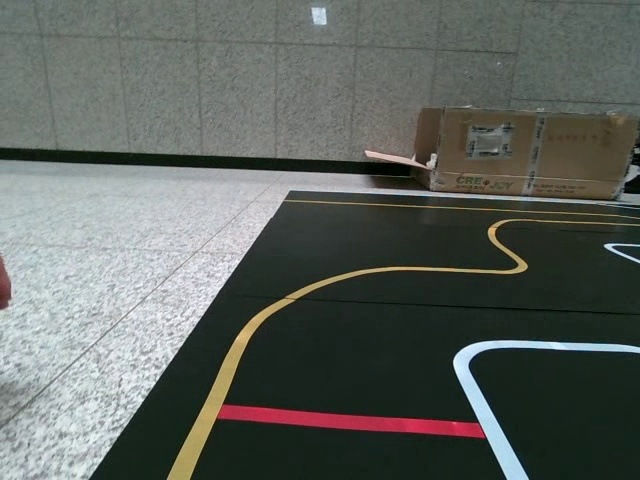
#> input picture notebook/line_avi_dataset/data/images/test/extracted_10f/04_0001.jpg, 640 x 480 px
$ python -i drive.py   (imports and definitions only)
#> lines starting #> are read from the running program, lines starting #| are printed output that depends on the picture; after the words box and inside, x2 and y2 are one past the last pixel; in counts of white or black regions, pixels touching at a corner belong together
#> further down, picture is the input picture: shape (480, 640, 3); mean B, G, R 94.4, 99.5, 94.4
import cv2
import numpy as np
import os
from matplotlib import pyplot as plt
import time
import math

def pre_process_1(img, lower_white, upper_white, lower_yellow , upper_yellow , resize = (640, 480), mode = 0):
    """
    mode 0 노랑 흰 1 노랑 2 흰
    튜닝 파라미터 -> 색공간 노랑, 흰색 필터링 배열
    """
#> called with resize = (640, 480), mode = 0
    #1. resize
    img_conv = cv2.resize(img, resize, interpolation=cv2.INTER_LINEAR)  # 크기 조정
    img_conv = cv2.flip(img_conv, 0)
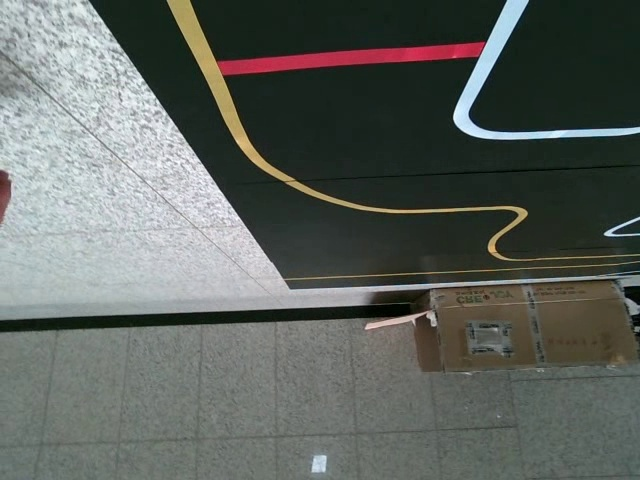
#> img_conv: shape (480, 640, 3); mean B, G, R 94.4, 99.5, 94.4
    img_conv = cv2.flip(img_conv, 1)
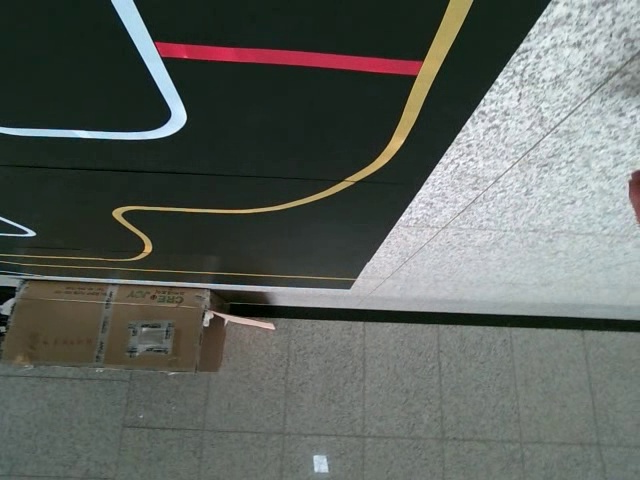
#> img_conv: shape (480, 640, 3); mean B, G, R 94.4, 99.5, 94.4

    #2. 색공간 필터링 - hls, hsv
    #색공간 변경 HLS로 white 검출, HSV로 노란색 차선 검출
    hls = cv2.cvtColor(img_conv, cv2.COLOR_BGR2HLS)
#> hls: shape (480, 640, 3); mean of channels 0, 1, 2 71, 96.3, 34.7
    hsv = cv2.cvtColor(img_conv, cv2.COLOR_BGR2HSV)
#> hsv: shape (480, 640, 3); mean H, S, V 71, 48.6, 102.9

    if mode == 0 or mode == 1 or mode == 2 :
        if mode == 0  or mode == 2 :
            # 흰색 차선 (HLS) - 높은 L = 흰색
            lower_white = np.array(lower_white)
            upper_white = np.array(upper_white)
            mask_white = cv2.inRange(hls, lower_white, upper_white)
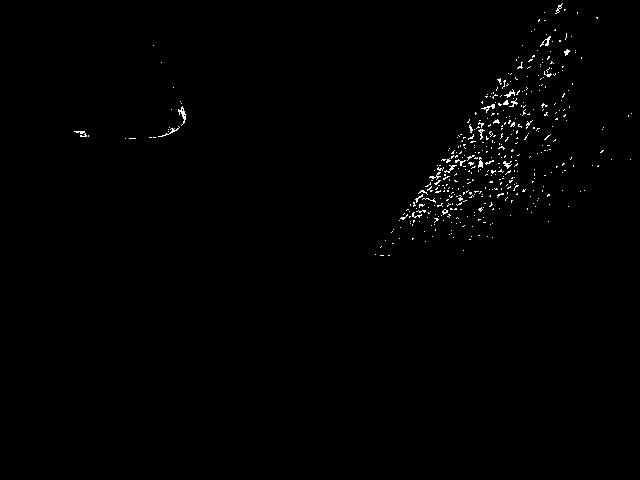
#> mask_white: shape (480, 640); 0.68% white in thin lines or dots, all inside (x1, y1, x2, y2) = (74, 3, 632, 256)

        if mode == 0 or mode == 1 :
            # 노란색 차선 (HSV) - 10~40의 H 노란색
            lower_yellow = np.array(lower_yellow)
            upper_yellow = np.array(upper_yellow)
            mask_yellow = cv2.inRange(hsv, lower_yellow, upper_yellow)
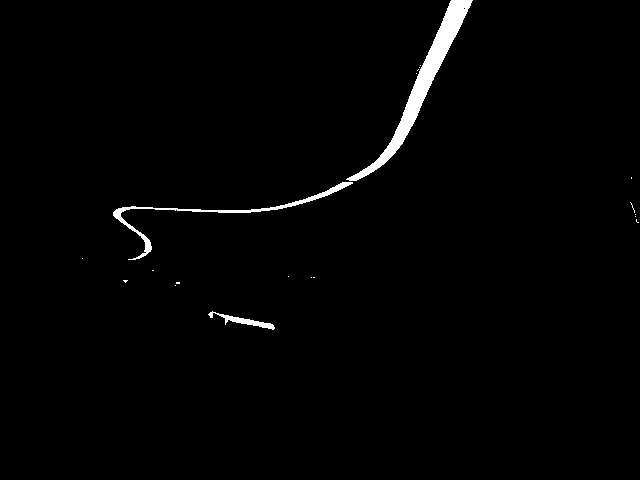
#> mask_yellow: shape (480, 640); 1.5% white; 20 white regions (17 under 20 px), largest, box (x1, y1, x2, y2) and area: (346, 0, 473, 181) 3022, (113, 182, 353, 260) 1072, (208, 311, 275, 330) 322

        if mode == 0 : img_conv = cv2.bitwise_or(mask_white,mask_yellow)
        elif mode == 1 : img_conv = mask_yellow
        elif mode == 2 : img_conv = mask_white

    else :
        return img_conv

    #3. 가우시안블러 , 모폴로지연산으로 noize 제거
    img_conv = cv2.GaussianBlur(img_conv, (5, 5), 0)  # 노이즈 제거
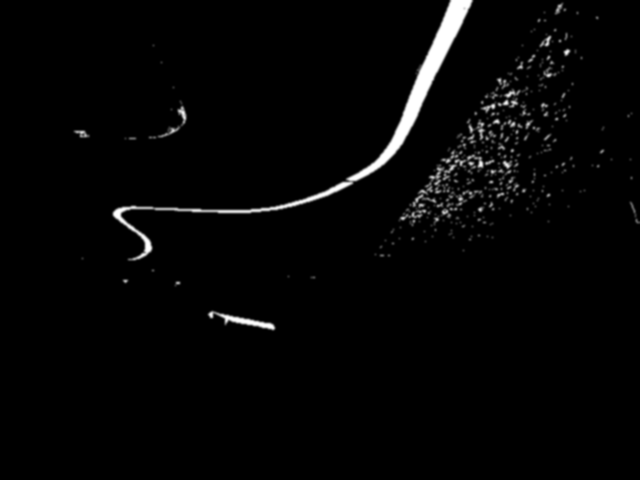
#> img_conv: shape (480, 640); min 0, max 255, mean 5.4
    kernel = cv2.getStructuringElement(cv2.MORPH_RECT, (5, 5))
    img_conv = cv2.morphologyEx(img_conv, cv2.MORPH_OPEN, kernel)
    img_conv = cv2.morphologyEx(img_conv, cv2.MORPH_CLOSE, kernel)

    #cv2.imshow("Lane Preprocessed", img_conv)

    return img_conv

def pre_process_2(img, roi = [[70, 350], [570, 350], [640, 480], [0, 480]], bev_size = (500, 420)):
    """
    bird eye view 변환
    """
#> called with bev_size = (500, 420)
    # bird's eye view를 적용할 roi를 넘파이 배열로 지정
    src = np.array(roi, dtype=np.float32) #좌상단 우상단 우하단 좌하단
    width, height = bev_size
    dst = np.float32([[0, 0], [width, 0], [width, height], [0, height]]) #좌상단 우상단 우하단 좌하단

    # 투시 변환 행렬
    M = cv2.getPerspectiveTransform(src, dst)
    # 원근 변환 적용
    img_conv = cv2.warpPerspective(img, M, (width, height))
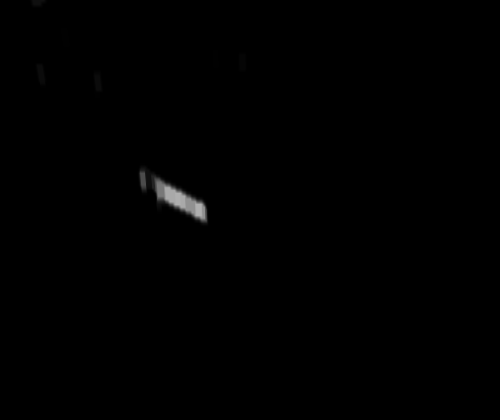
#> img_conv: shape (420, 500); min 0, max 175, mean 0.7
    img_conv = cv2.Canny(image=img_conv, threshold1=50, threshold2=150)
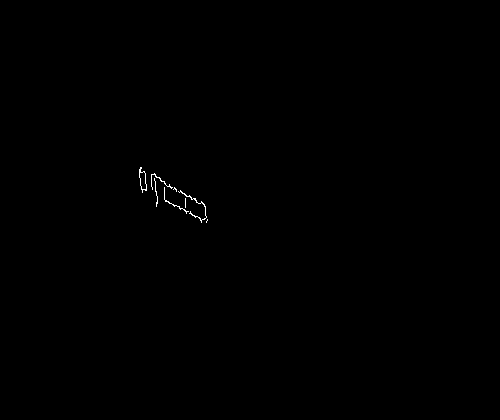
#> img_conv: shape (420, 500); 0.14% white in thin lines or dots, all inside (x1, y1, x2, y2) = (139, 167, 208, 223)

    #cv2.imshow("Lane Preprocessed", img_conv)

    return img_conv

# [409 lines left out: functions debug_draw_roi, find_base, find_line_point, debug_show_line_point, find_line_fit, debug_show_line_fit_points and 2 more, not called in this run]


### 칼만


class KalmanAngleSimple:
    """
    x = [theta_deg, theta_rate_deg_s]^T
    z = [theta_deg]
    """
    def __init__(self, init_theta=0.0, Q_acc=1.0, R_meas=9.0):
        self.kf = cv2.KalmanFilter(2, 1)
        self.kf.transitionMatrix  = np.eye(2, dtype=np.float32)     # F는 매 step에서 dt 반영
        self.kf.measurementMatrix = np.array([[1, 0]], np.float32)  # H
        self.Q_acc = float(Q_acc)                                    # 가속도 잡음 파워
        self.kf.measurementNoiseCov = np.array([[R_meas]], np.float32)
        self.kf.statePost    = np.array([[init_theta],[0.0]], np.float32)
        self.kf.errorCovPost = np.eye(2, dtype=np.float32) * 10.0

    # [23 lines left out: functions _set_F_Q, step, not called in this run]


class Driver:
    def __init__(self):
        ######################################전역변수

        self.past_L_base_idx = None
        self.past_R_base_idx = None
        self.prev_time = None
        self.last_angle = 0.0

        self.angle_kf = KalmanAngleSimple(init_theta=0.0, Q_acc=0.8, R_meas=12.0)

    def pre_process(self,
                    img,
                    mode = 0,
                    resize = (640, 480),
                    roi = [[100, 260], [540, 260], [640, 420], [0, 420]],
                    bev_size = (500, 420),
                    lower_white = [0, 230, 0], upper_white = [180, 255, 255],
                    lower_yellow= [0,17,160], upper_yellow= [40,255,255],
                    show = False
                    ) :
        """
        mode 0 흰색 노란색
        mode 1 노란색
        mode 2 흰색
        """

        debug_show = []

        if (show == True ) :
            img_show = img.copy()
            img_show = cv2.flip(img_show, 0)
            img_show = cv2.flip(img_show, 1)
            debug_show.append(img_show) #show point1 : ori img

        mask = pre_process_1(img,
                            lower_white = lower_white,
                            upper_white = upper_white,
                            lower_yellow = lower_yellow,
                            upper_yellow = upper_yellow,
                            resize = resize,
                            mode = mode
                            )

        p1 = mask

        if (show == True ) : debug_show.append(debug_draw_roi(mask,roi_list = roi)) #show point2 : coler filtering and roi

        p2  = pre_process_2(mask,
                            roi = roi,
                            bev_size = bev_size
                            )

        if (show == True ) : debug_show.append(p2)

        return p2, p1, debug_show


    # [195 lines left out: functions drive, is_stop_line, is_stop_line2, not called in this run]


# [2 lines not run here, left out]

>>> import cv2
>>> picture = cv2.imread('../notebook/line_avi_dataset/data/images/test/extracted_10f/04_0001.jpg')
>>> result = Driver().pre_process(picture)

$ run again, on notebook/line_avi_dataset/data/images/test/extracted_10f/04_0010.jpg
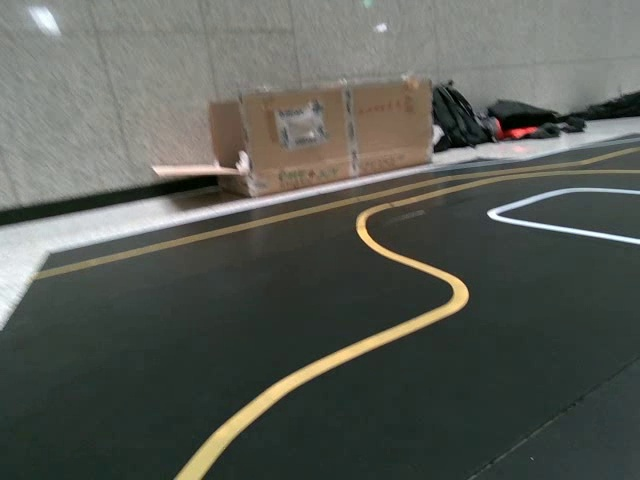
#> input picture notebook/line_avi_dataset/data/images/test/extracted_10f/04_0010.jpg, 640 x 480 px
#> picture is the input picture: shape (480, 640, 3); mean B, G, R 85.3, 92, 88.6
#> hls: shape (480, 640, 3); mean of channels 0, 1, 2 59.9, 88.5, 27.4
#> hsv: shape (480, 640, 3); mean H, S, V 59.9, 41.5, 94.8
#> in pre_process_1, `mask_white = cv2.inRange(hls, lower_white, upper_white)`:
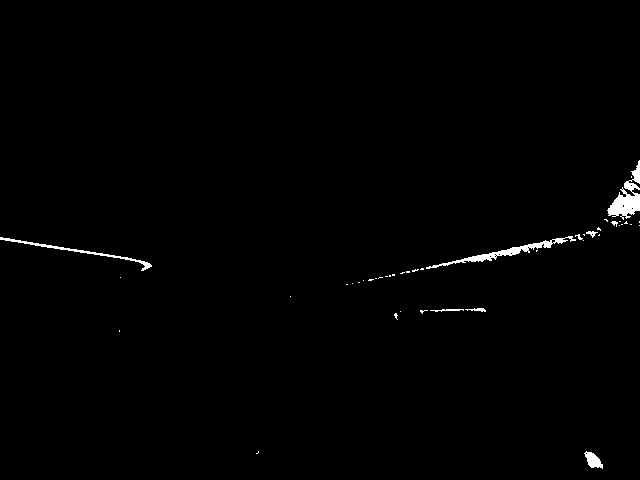
#> mask_white: shape (480, 640); 0.8% white; 44 white regions (35 under 20 px), largest, box (x1, y1, x2, y2) and area: (607, 160, 640, 220) 807, (426, 236, 576, 269) 696, (0, 237, 152, 271) 417
#> mask_yellow: shape (480, 640); 2.5% white; 74 white regions (63 under 20 px), largest, box (x1, y1, x2, y2) and area: (171, 0, 463, 275) 5558, (391, 303, 494, 341) 1491, (303, 282, 377, 297) 125
#> in pre_process_2, `img_conv = cv2.Canny(image=img_conv, threshold1=50, threshold2=150)`:
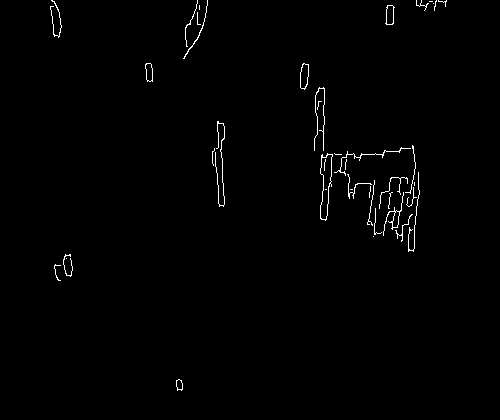
#> img_conv: shape (420, 500); 0.9% white in thin lines or dots, all inside (x1, y1, x2, y2) = (50, 0, 447, 391)

$ run again, on notebook/line_avi_dataset/data/images/test/extracted_10f/04_0012.jpg
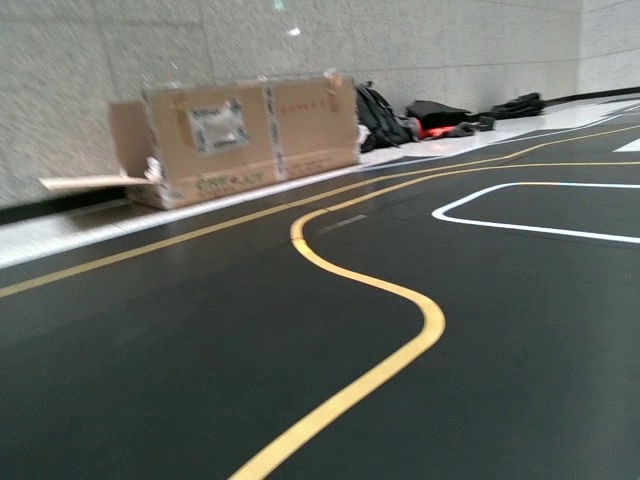
#> input picture notebook/line_avi_dataset/data/images/test/extracted_10f/04_0012.jpg, 640 x 480 px
#> picture is the input picture: shape (480, 640, 3); mean B, G, R 95.2, 101.7, 98.4
#> hls: shape (480, 640, 3); mean of channels 0, 1, 2 61.8, 98.1, 27.6
#> hsv: shape (480, 640, 3); mean H, S, V 61.8, 37.8, 104.7
#> in pre_process_1, `mask_white = cv2.inRange(hls, lower_white, upper_white)`:
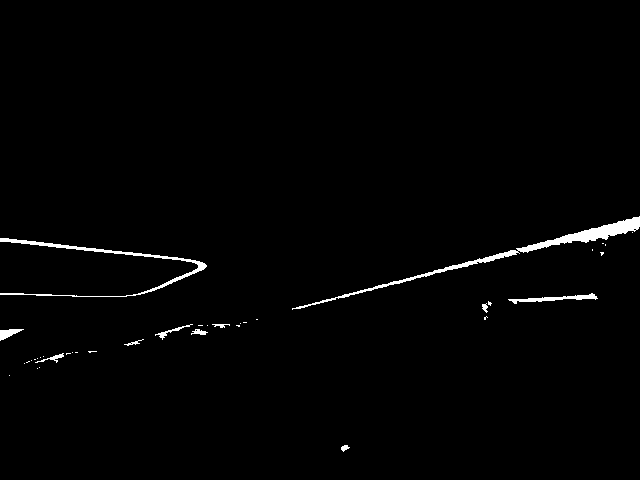
#> mask_white: shape (480, 640); 1.3% white; 38 white regions (27 under 20 px), largest, box (x1, y1, x2, y2) and area: (292, 216, 640, 310) 1892, (0, 238, 207, 297) 1068, (508, 293, 598, 304) 325
#> mask_yellow: shape (480, 640); 4.4% white; 108 white regions (83 under 20 px), largest, box (x1, y1, x2, y2) and area: (0, 0, 411, 318) 7144, (478, 289, 610, 344) 2833, (279, 313, 358, 345) 708
#> in pre_process_2, `img_conv = cv2.Canny(image=img_conv, threshold1=50, threshold2=150)`:
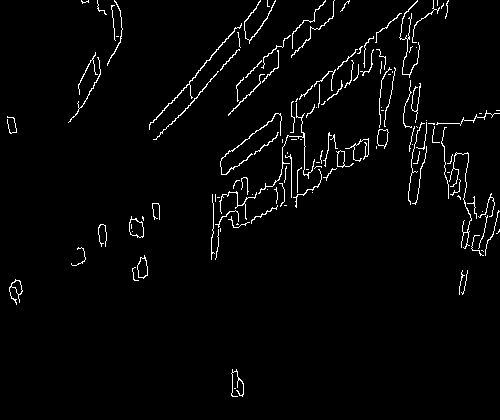
#> img_conv: shape (420, 500); 2.6% white in thin lines or dots
